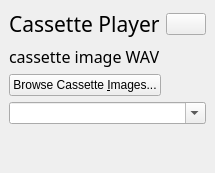
            <widget class="QWidget" name="cassettePage" >
             <layout class="QVBoxLayout" >
              <property name="spacing" >
               <number>6</number>
              </property>
              <property name="leftMargin" >
               <number>9</number>
              </property>
              <property name="topMargin" >
               <number>9</number>
              </property>
              <property name="rightMargin" >
               <number>9</number>
              </property>
              <property name="bottomMargin" >
               <number>9</number>
              </property>
              <item>
               <layout class="QHBoxLayout" >
                <property name="spacing" >
                 <number>6</number>
                </property>
                <property name="leftMargin" >
                 <number>0</number>
                </property>
                <property name="topMargin" >
                 <number>0</number>
                </property>
                <property name="rightMargin" >
                 <number>0</number>
                </property>
                <property name="bottomMargin" >
                 <number>0</number>
                </property>
                <item>
                 <widget class="QLabel" name="cassetteLabel" >
                  <property name="font" >
                   <font>
                    <family>Sans Serif</family>
                    <pointsize>16</pointsize>
                    <weight>75</weight>
                    <italic>false</italic>
                    <bold>true</bold>
                    <underline>false</underline>
                    <strikeout>false</strikeout>
                   </font>
                  </property>
                  <property name="text" >
                   <string>&lt;html>&lt;head>&lt;meta name="qrichtext" content="1" />&lt;/head>&lt;body style=" white-space: pre-wrap; font-family:Sans Serif; font-size:16pt; font-weight:600; font-style:normal; text-decoration:none;">&lt;p style=" margin-top:0px; margin-bottom:0px; margin-left:0px; margin-right:0px; -qt-block-indent:0; text-indent:0px;">&lt;span style=" font-weight:400;">Cassette Player&lt;/span>&lt;/p>&lt;/body>&lt;/html></string>
                  </property>
                 </widget>
                </item>
                <item>
                 <widget class="QPushButton" name="cassetteEjectButton" >
                  <property name="sizePolicy" >
                   <sizepolicy vsizetype="Fixed" hsizetype="Fixed" >
                    <horstretch>0</horstretch>
                    <verstretch>0</verstretch>
                   </sizepolicy>
                  </property>
                  <property name="icon" >
                   <iconset>eject.png</iconset>
                  </property>
                 </widget>
                </item>
               </layout>
              </item>
              <item>
               <widget class="QLabel" name="cassetteDescriptionLabel" >
                <property name="font" >
                 <font>
                  <family>Sans Serif</family>
                  <pointsize>12</pointsize>
                  <weight>50</weight>
                  <italic>false</italic>
                  <bold>false</bold>
                  <underline>false</underline>
                  <strikeout>false</strikeout>
                 </font>
                </property>
                <property name="text" >
                 <string>cassette image WAV</string>
                </property>
               </widget>
              </item>
              <item>
               <layout class="QHBoxLayout" >
                <property name="spacing" >
                 <number>6</number>
                </property>
                <property name="leftMargin" >
                 <number>0</number>
                </property>
                <property name="topMargin" >
                 <number>0</number>
                </property>
                <property name="rightMargin" >
                 <number>0</number>
                </property>
                <property name="bottomMargin" >
                 <number>0</number>
                </property>
                <item>
                 <widget class="QPushButton" name="cassetteBrowseImageButton" >
                  <property name="text" >
                   <string>Browse Cassette &amp;Images...</string>
                  </property>
                 </widget>
                </item>
                <item>
                 <spacer>
                  <property name="orientation" >
                   <enum>Qt::Horizontal</enum>
                  </property>
                  <property name="sizeHint" >
                   <size>
                    <width>40</width>
                    <height>20</height>
                   </size>
                  </property>
                 </spacer>
                </item>
               </layout>
              </item>
              <item>
               <widget class="QComboBox" name="cassetteHistoryBox" >
                <property name="sizePolicy" >
                 <sizepolicy vsizetype="Minimum" hsizetype="Minimum" >
                  <horstretch>0</horstretch>
                  <verstretch>0</verstretch>
                 </sizepolicy>
                </property>
                <property name="editable" >
                 <bool>true</bool>
                </property>
                <property name="maxCount" >
                 <number>100</number>
                </property>
                <property name="insertPolicy" >
                 <enum>QComboBox::InsertAtTop</enum>
                </property>
                <property name="sizeAdjustPolicy" >
                 <enum>QComboBox::AdjustToMinimumContentsLength</enum>
                </property>
                <property name="minimumContentsLength" >
                 <number>20</number>
                </property>
               </widget>
              </item>
              <item>
               <spacer>
                <property name="orientation" >
                 <enum>Qt::Vertical</enum>
                </property>
                <property name="sizeHint" >
                 <size>
                  <width>20</width>
                  <height>40</height>
                 </size>
                </property>
               </spacer>
              </item>
             </layout>
            </widget>
